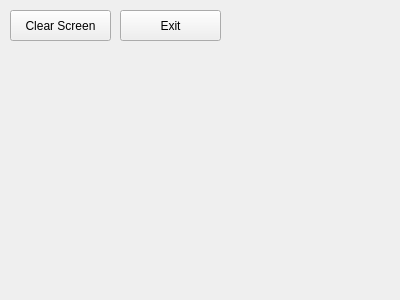
<?xml version="1.0" encoding="UTF-8"?>
<ui version="4.0">
 <class>Send</class>
 <widget class="QWidget" name="Send">
  <property name="geometry">
   <rect>
    <x>0</x>
    <y>0</y>
    <width>400</width>
    <height>300</height>
   </rect>
  </property>
  <property name="windowTitle">
   <string>Form</string>
  </property>
  <widget class="QPushButton" name="clear_screen_button">
   <property name="geometry">
    <rect>
     <x>10</x>
     <y>10</y>
     <width>101</width>
     <height>31</height>
    </rect>
   </property>
   <property name="text">
    <string>Clear Screen</string>
   </property>
   <property name="flat">
    <bool>false</bool>
   </property>
  </widget>
  <widget class="QPushButton" name="send_exit">
   <property name="geometry">
    <rect>
     <x>120</x>
     <y>10</y>
     <width>101</width>
     <height>31</height>
    </rect>
   </property>
   <property name="text">
    <string>Exit</string>
   </property>
  </widget>
  <action name="actionClear_Screen">
   <property name="text">
    <string>Clear Screen</string>
   </property>
  </action>
 </widget>
 <resources/>
 <connections>
  <connection>
   <sender>send_exit</sender>
   <signal>clicked()</signal>
   <receiver>Send</receiver>
   <slot>close()</slot>
   <hints>
    <hint type="sourcelabel">
     <x>170</x>
     <y>25</y>
    </hint>
    <hint type="destinationlabel">
     <x>199</x>
     <y>149</y>
    </hint>
   </hints>
  </connection>
 </connections>
</ui>
